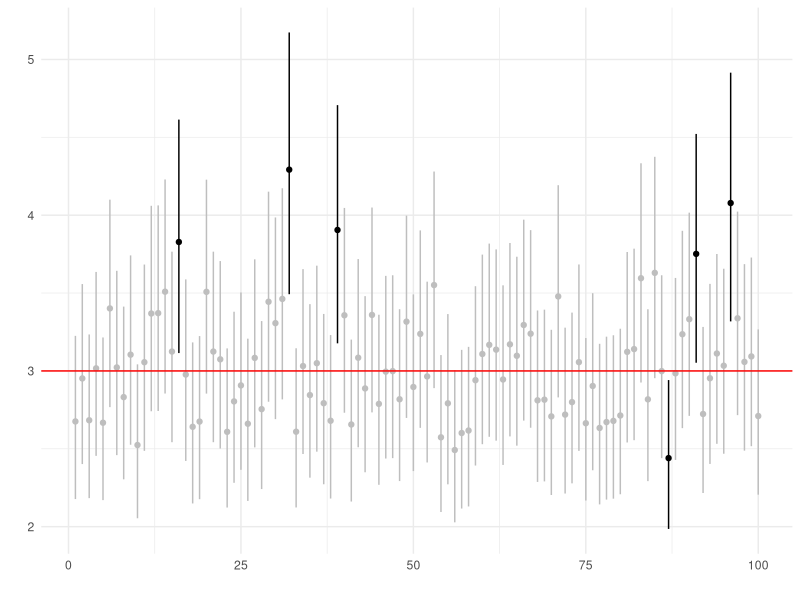

Generate this figure with R:
#####################################################################
# Confidence interval for beta(theta,1) distribution
# Author: Jose Antonio Perusquía Cortés
# Afil. : Facultad de Ciencias - UNAM
# Module : Statistical inference
#####################################################################

#####################################################################
# Required libraries 
library(ggplot2)      # Version 3.5.2
library(ggthemes)     # Version 5.1.0
library(dplyr)        # Version 1.1.4
#####################################################################

#####################################################################
# Create 100 confidence intervels with 100 samples of beta(3,1)
x = matrix(nrow=100,ncol=100)

set.seed(314)
for(i in 1:100){
  x[i,]=rbeta(100,3,1)
}

# Point estimate
sumLogX=-apply(log(x),1,sum)
emv = 100/sumLogX

# Upper and lower limits of the confidence intervals
# with significance of alpha=0.05
L=numeric(100)
U=numeric(100)

for(i in 1:100){
  L[i]=qgamma(0.025,100,1)/sumLogX[i]
  U[i]=qgamma(0.975,100,1)/sumLogX[i]
}
#####################################################################

#####################################################################
# Analysis

n=c(1:100)

# Dataframe
res = data.frame(n,emv,L,U)

# Add an indicator variable to know which intervals actually
# contain the true parameter
res = res%>%
  mutate(flag=ifelse(L<3,ifelse(U>3,1,0),0))

# Counts and plot
table(res$flag)

ggplot(data = res,aes(x=n,y=emv,colour=as.factor(flag)))+
  geom_point(show.legend = F)+
  geom_segment(show.legend = F,x=n,xend=n,y=L,yend=U)+
  geom_hline(yintercept = 3,col='red')+
  scale_colour_manual(values=c('black','grey'))+
  theme_minimal()+
  ylim(c(min(L),max(U)))+
  labs(x='',y='')
#####################################################################
